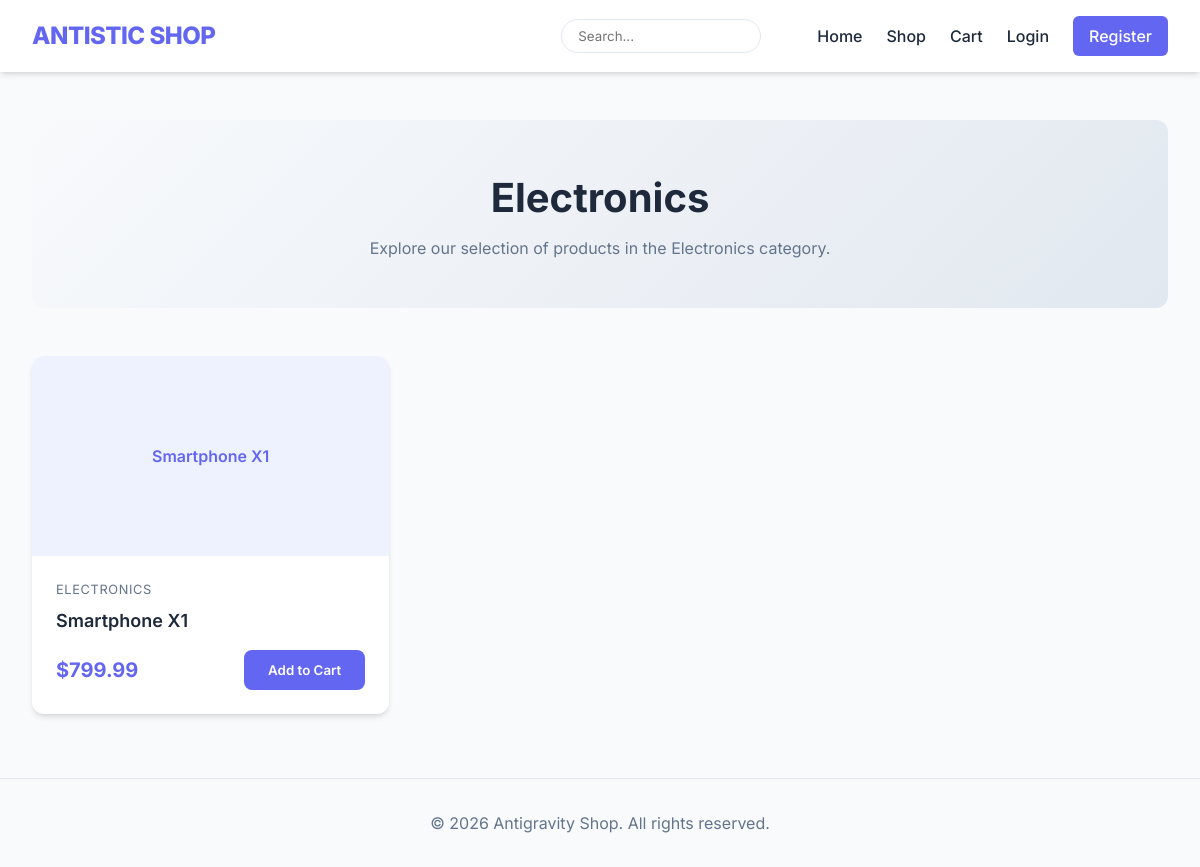
The page /public/category.php?slug=electronics on the database its author committed.
### tables this page shows
CREATE TABLE IF NOT EXISTS categories (
    id INT AUTO_INCREMENT PRIMARY KEY,
    name VARCHAR(255) NOT NULL,
    slug VARCHAR(255) NOT NULL UNIQUE,
    parent_id INT DEFAULT NULL,
    status ENUM('active', 'inactive') DEFAULT 'active',
    FOREIGN KEY (parent_id) REFERENCES categories(id) ON DELETE SET NULL
);

CREATE TABLE IF NOT EXISTS products (
    id INT AUTO_INCREMENT PRIMARY KEY,
    name VARCHAR(255) NOT NULL,
    slug VARCHAR(255) NOT NULL UNIQUE,
    description TEXT,
    price DECIMAL(10, 2) NOT NULL,
    stock INT NOT NULL DEFAULT 0,
    sku VARCHAR(100) UNIQUE,
    category_id INT,
    images JSON,
    status ENUM('active', 'inactive') DEFAULT 'active',
    created_at TIMESTAMP DEFAULT CURRENT_TIMESTAMP,
    FOREIGN KEY (category_id) REFERENCES categories(id) ON DELETE SET NULL
);

### public/includes/functions.php (called while the page is built, shortened)
<?php
function formatPrice($price) {
    return '$' . number_format($price, 2);
}
?>

### public/category.php (the view, shortened to what this page needs)
<?php
require_once 'includes/header.php';
$slug = isset($_GET['slug']) ? $_GET['slug'] : '';
$stmt = $pdo->prepare("SELECT * FROM categories WHERE slug = ? AND status = 'active'");
$stmt->execute([$slug]);
$category = $stmt->fetch();
$stmt = $pdo->prepare("SELECT p.*, c.name as category_name FROM products p JOIN categories c ON p.category_id = c.id WHERE p.category_id = ? AND p.status = 'active'");
$stmt->execute([$category['id']]);
$products = $stmt->fetchAll();
?>
<main class="container">
    <section style="margin-top: 3rem;">
        <div style="background: linear-gradient(135deg, #f8fafc 0%, #e2e8f0 100%); padding: 3rem; border-radius: var(--border-radius); margin-bottom: 3rem; text-align: center;">
            <h1 style="font-size: 2.5rem; margin-bottom: 0.5rem;"><?php echo htmlspecialchars($category['name']); ?></h1>
            <p style="color: var(--text-muted);">Explore our selection of products in the <?php echo htmlspecialchars($category['name']); ?> category.</p>
        </div>
        <div class="product-grid">
            <?php if (empty($products)): ?>
                <div style="grid-column: 1 / -1; text-align: center; padding: 4rem;">
                    <p style="color: var(--text-muted);">No products found in this category.</p>
                </div>
            <?php else: ?>
                <?php foreach ($products as $product): ?>
                    <div class="product-card">
                        <a href="product.php?id=<?php echo $product['id']; ?>" style="text-decoration: none; color: inherit;">
                            <div class="product-image">
                                <span><?php echo htmlspecialchars($product['name']); ?></span>
                            </div>
                        </a>
                        <div class="product-info">
                            <div class="product-category"><?php echo htmlspecialchars($product['category_name']); ?></div>
                            <h3 class="product-name">
                                <a href="product.php?id=<?php echo $product['id']; ?>" style="text-decoration: none; color: inherit;">
                                    <?php echo htmlspecialchars($product['name']); ?>
                                </a>
                            </h3>
                            <div style="display: flex; justify-content: space-between; align-items: center; margin-top: 1rem;">
                                <span class="product-price"><?php echo formatPrice($product['price']); ?></span>
                                <form action="cart.php" method="POST">
                                    <button type="submit">Add to Cart</button>
                                </form>
                            </div>
                        </div>
                    </div>
                <?php endforeach; ?>
            <?php endif; ?>
        </div>
    </section>
</main>
<?php require_once 'includes/footer.php'; ?>

### public/css/style.css (style rules this page uses)
:root { --primary-color: #6366f1; --primary-hover: #4f46e5; --bg-color: #f8fafc; --card-bg: #ffffff; --text-main: #1e293b; --text-muted: #64748b; --border-color: #e2e8f0; --shadow: 0 4px 6px -1px rgb(0 0 0 / 0.1), 0 2px 4px -2px rgb(0 0 0 / 0.1); --border-radius: 12px; }
* { margin: 0; padding: 0; box-sizing: border-box; font-family: 'Inter', system-ui, -apple-system, sans-serif; }
body { background-color: var(--bg-color); color: var(--text-main); line-height: 1.5; }
.container { max-width: 1200px; margin: 0 auto; padding: 0 2rem; }
.product-grid { display: grid; grid-template-columns: repeat(auto-fill, minmax(280px, 1fr)); gap: 2rem; }
.product-card { background: var(--card-bg); border-radius: var(--border-radius); overflow: hidden; box-shadow: var(--shadow); transition: transform 0.2s; }
.product-image { width: 100%; height: 200px; background: #eef2ff; display: flex; align-items: center; justify-content: center; color: var(--primary-color); font-weight: 600; }
.product-info { padding: 1.5rem; }
.product-category { font-size: 0.8rem; color: var(--text-muted); text-transform: uppercase; letter-spacing: 0.05em; margin-bottom: 0.5rem; }
.product-name { font-size: 1.125rem; font-weight: 600; margin-bottom: 0.5rem; color: var(--text-main); }
.product-price { font-size: 1.25rem; font-weight: 700; color: var(--primary-color); }
button { background: var(--primary-color); color: white; border: none; padding: 0.75rem 1.5rem; border-radius: 8px; font-weight: 600; cursor: pointer; transition: background 0.2s; }

### rows shown on the page
categories: name "Electronics"
products: name "Smartphone X1", category.name "ELECTRONICS", price "$799.99"
